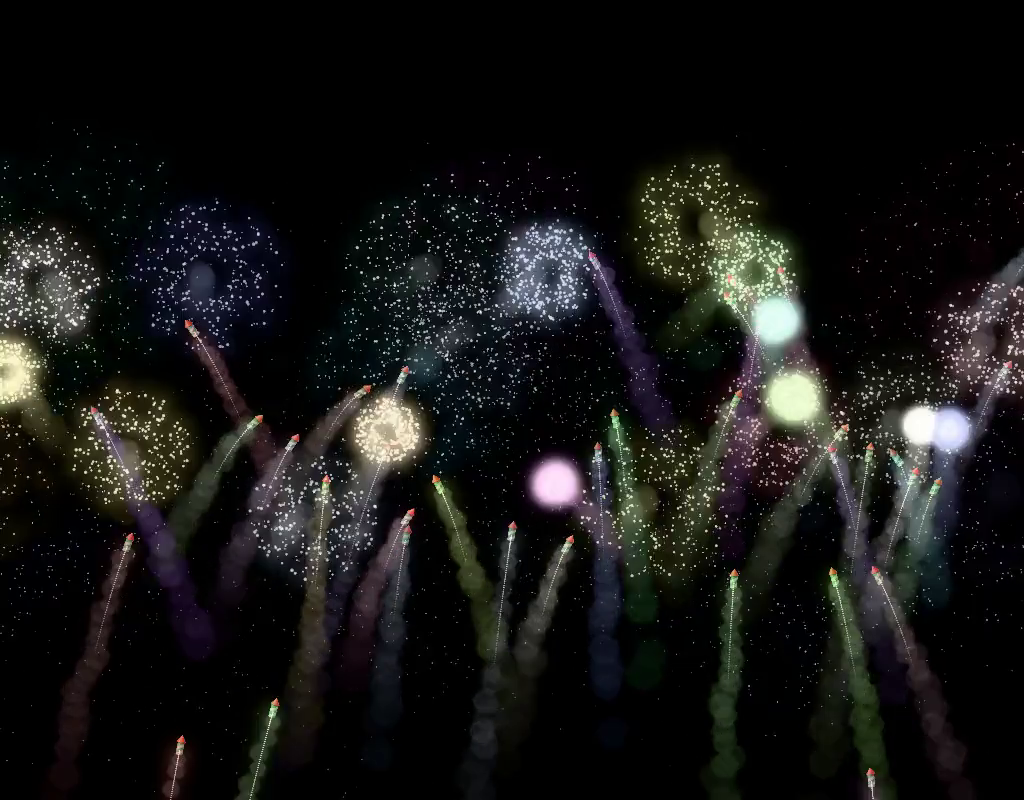
#> input picture tests/visual_baselines/bloom_kawase_4x.png, 1024 x 800 px, found by its file name; the run also reads 1 picture not shown here
$ python verify_baselines.py
#> lines starting #> are read from the running program, lines starting #| are printed output that depends on the picture; long printed decimals are rounded
#!/usr/bin/env python3
import os
import sys
import numpy as np
from PIL import Image
from skimage.metrics import structural_similarity as ssim
import concurrent.futures

CANDIDATES_DIR = "tests/visual_baselines/candidates"
BASELINES_DIR = "tests/visual_baselines"
ARTIFACTS_DIR = "tests/visual_baselines/artifacts"

PIXEL_DIFF_THRESHOLD_COUNT = 50
PIXEL_COLOR_DIFF_PERCENT = 0.05  # 5% of 255 = 12.75
SSIM_THRESHOLD = 0.999
CROSS_VAL_SSIM_MAX = 0.98


def run_self_calibration():
    path_kawase = os.path.join(BASELINES_DIR, "bloom_kawase_4x.png")
    path_gaussian = os.path.join(BASELINES_DIR, "bloom_gaussian_2x.png")

    if not os.path.exists(path_kawase) or not os.path.exists(path_gaussian):
        print("⚠️ Self-calibration skipped: baseline test images missing.")
        return

    img_k = np.array(Image.open(path_kawase).convert("RGB"))
#> img_k is the input picture: shape (800, 1024, 3); mean R, G, B 22.3, 22.3, 21.1
    img_g = np.array(Image.open(path_gaussian).convert("RGB"))
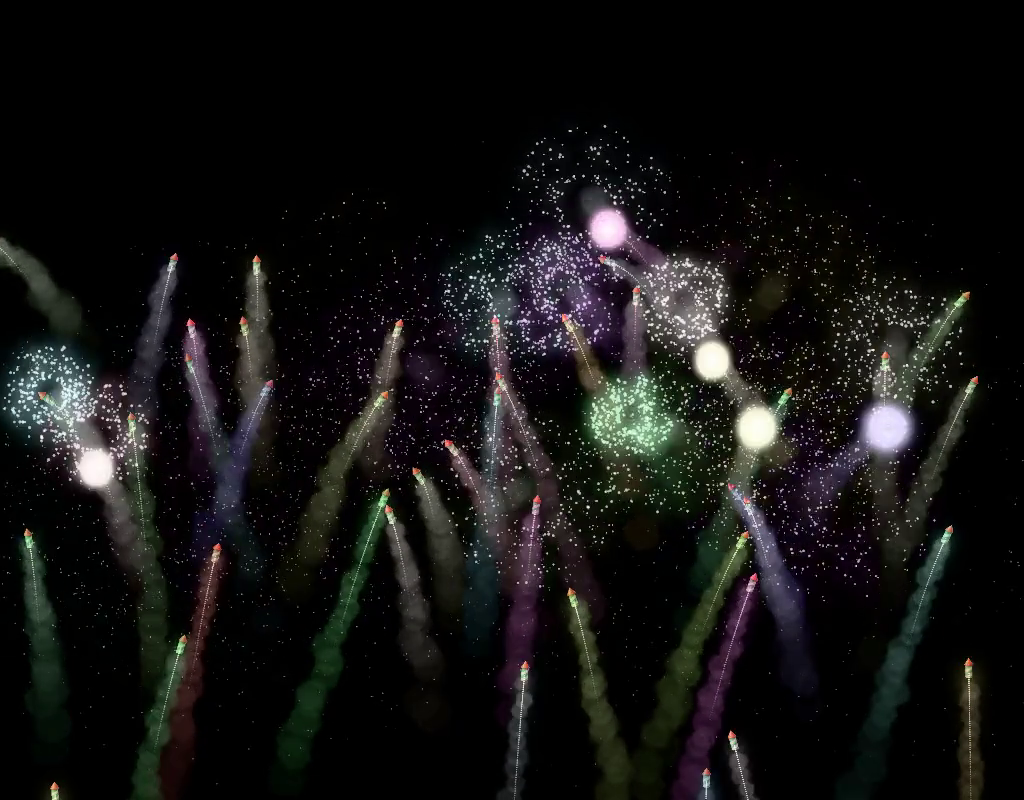
#> input picture tests/visual_baselines/bloom_gaussian_2x.png, 1024 x 800 px, found by its file name
#> img_g is the input picture: shape (800, 1024, 3); mean R, G, B 19.8, 19.4, 18.7

    score = ssim(img_k, img_g, channel_axis=2)
#> score = 0.377
    print(f"🧪 Self-Calibration Test: Kawase 4x vs Gaussian 2x SSIM = {score:.6f}")
#| 🧪 Self-Calibration Test: Kawase 4x vs Gaussian 2x SSIM = 0.3771
    if score > CROSS_VAL_SSIM_MAX:
        print(
            f"❌ Calibration Failure: Cannot distinguish Kawase from Gaussian (SSIM {score:.6f} > {CROSS_VAL_SSIM_MAX})!"
        )
        sys.exit(1)
    print("✅ Self-Calibration PASSED (Distinct visual signatures confirmed)")


def create_heatmap_diff(base_np, diff_mask, diff_path):
    base_dark = (base_np.astype(float) * 0.2).astype(np.uint8)
    heatmap_np = base_dark.copy()
    heatmap_np[diff_mask] = [255, 0, 0]
    Image.fromarray(heatmap_np).save(diff_path)


def evaluate_single_image(filename):
#> called with filename = 'bloom_disabled.png'
    cand_path = os.path.join(CANDIDATES_DIR, filename)
    base_path = os.path.join(BASELINES_DIR, filename)

    if not os.path.exists(base_path):
        return (
            filename,
            False,
            f"[FAIL: NO GOLDEN BASELINE] {filename} missing baseline in '{BASELINES_DIR}'",
        )

    try:
        cand_img = Image.open(cand_path).convert("RGB")
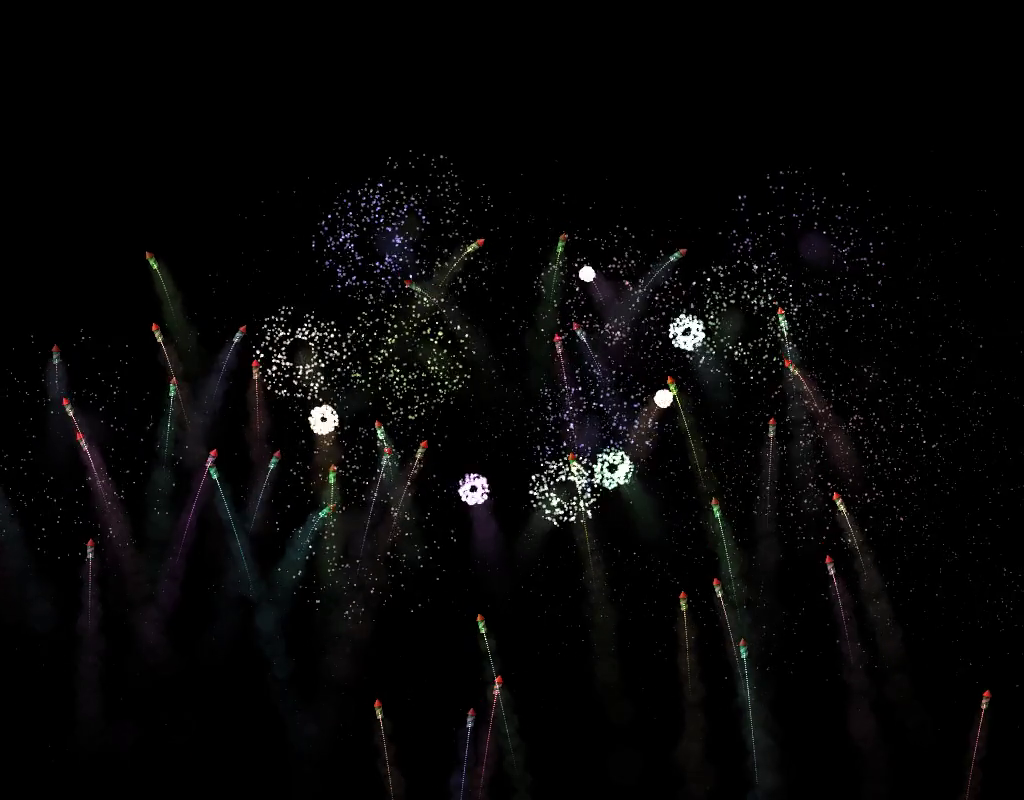
#> input picture tests/visual_baselines/candidates/bloom_disabled.png, 1024 x 800 px, found by its file name
#> cand_img is the input picture: PIL image 1024x800 RGB; mean R, G, B 7.2, 6.8, 6.9
        base_img = Image.open(base_path).convert("RGB")
    except Exception as e:
        return (filename, False, f"[FAIL: IMAGE LOAD ERROR] {filename}: {e}")

    if cand_img.size != base_img.size:
        return (
            filename,
            False,
            f"[FAIL: DIMENSION MISMATCH] {filename} (candidate: {cand_img.size}, baseline: {base_img.size})",
        )

    cand_np = np.array(cand_img)
    base_np = np.array(base_img)

    # Pass A: Strict Pixel Threshold
    channel_diffs = np.abs(cand_np.astype(float) - base_np.astype(float))
#> channel_diffs: shape (800, 1024, 3) float64; every value is 0
    max_pixel_diff = np.max(channel_diffs, axis=2)
#> max_pixel_diff: shape (800, 1024) float64; every value is 0
    diff_mask = max_pixel_diff > (255.0 * PIXEL_COLOR_DIFF_PERCENT)
#> diff_mask: shape (800, 1024) bool; every value is 0
    differing_pixel_count = np.sum(diff_mask)
#> differing_pixel_count = 0

    # Pass B: SSIM
    score_ssim = ssim(cand_np, base_np, channel_axis=2)
#> score_ssim = 1

    if differing_pixel_count > PIXEL_DIFF_THRESHOLD_COUNT:
        diff_filename = f"{os.path.splitext(filename)[0]}_diff.png"
        diff_path = os.path.join(ARTIFACTS_DIR, diff_filename)
        create_heatmap_diff(base_np, diff_mask, diff_path)
        return (
            filename,
            False,
            f"[FAIL: STRICT PIXEL THRESHOLD] {filename} ({differing_pixel_count} pixels differ by > 5% color distance > limit {PIXEL_DIFF_THRESHOLD_COUNT}) -> Heatmap saved to {diff_path}",
        )
    elif score_ssim < SSIM_THRESHOLD:
        diff_filename = f"{os.path.splitext(filename)[0]}_diff.png"
        diff_path = os.path.join(ARTIFACTS_DIR, diff_filename)
        create_heatmap_diff(base_np, diff_mask, diff_path)
        return (
            filename,
            False,
            f"[FAIL: SSIM THRESHOLD] {filename} (SSIM: {score_ssim:.6f} < threshold {SSIM_THRESHOLD}) -> Heatmap saved to {diff_path}",
        )
    else:
        return (
            filename,
            True,
            f"[PASS: DUAL-PASS VALIDATED] {filename} (SSIM: {score_ssim:.6f}, diff pixels: {differing_pixel_count})",
        )


def main():
    os.makedirs(ARTIFACTS_DIR, exist_ok=True)

    # 1. Level 3 FX Finesse: Self-Calibration Test (Sequential)
    run_self_calibration()

    if not os.path.exists(CANDIDATES_DIR):
        print(
            f"[FAIL: CRITICAL] Candidates directory '{CANDIDATES_DIR}' does not exist."
        )
        sys.exit(1)

    candidate_files = sorted(
        [f for f in os.listdir(CANDIDATES_DIR) if f.endswith(".png")]
    )
    if not candidate_files:
        print(f"[FAIL: CRITICAL] No candidate PNG files found in '{CANDIDATES_DIR}'.")
        sys.exit(1)

    print(
        f"\n🔍 Parallel Dual-Pass Evaluation: {len(candidate_files)} candidate(s) (Strict Pixel Threshold > {PIXEL_DIFF_THRESHOLD_COUNT} px @ 5%, SSIM >= {SSIM_THRESHOLD})..."
    )

    failed = False
    results = {}

    with concurrent.futures.ProcessPoolExecutor() as executor:
        future_to_file = {
            executor.submit(evaluate_single_image, f): f for f in candidate_files
        }
#> call 2 of evaluate_single_image, with filename = 'bloom_gaussian_1x.png'
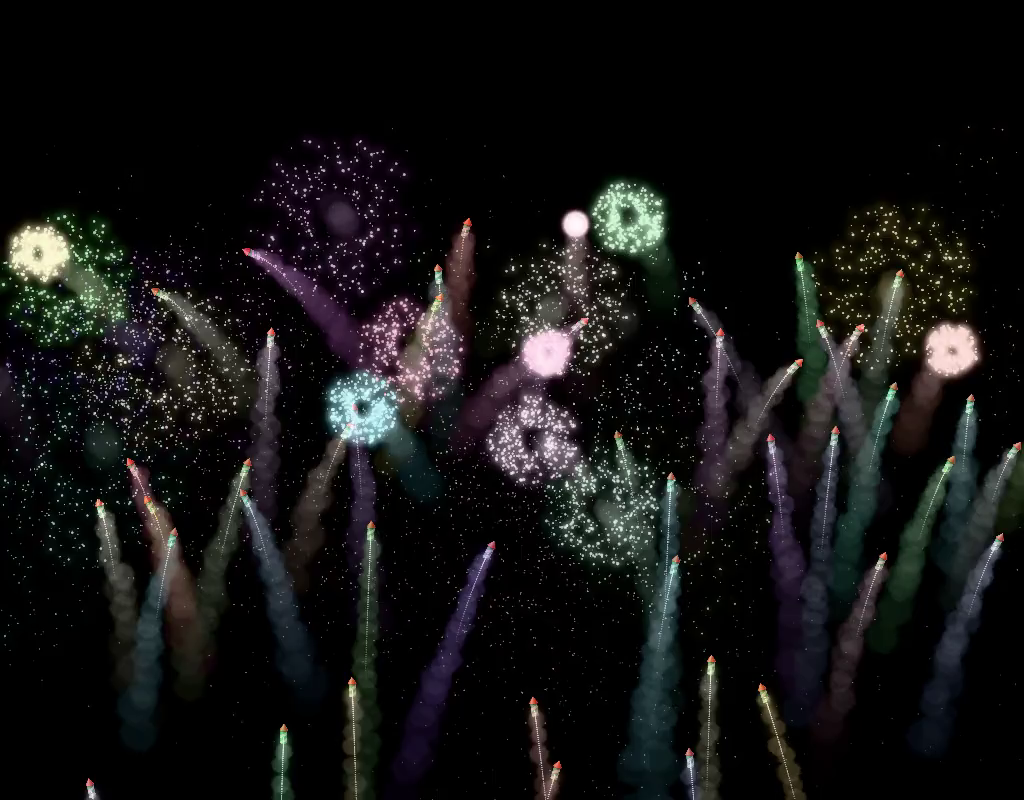
#> input picture tests/visual_baselines/candidates/bloom_gaussian_1x.png, 1024 x 800 px, found by its file name
#> in evaluate_single_image, cand_img is the input picture: PIL image 1024x800 RGB; mean R, G, B 20.2, 19.9, 19.8
#> future_to_file = 3 items
        for future in concurrent.futures.as_completed(future_to_file):
            filename = future_to_file[future]
            try:
                fname, passed, msg = future.result()
                results[fname] = (passed, msg)
            except Exception as e:
                results[filename] = (False, f"[FAIL: WORKER EXCEPTION] {filename}: {e}")
#> this loop made 3 passes
#> (filename, fname) on passes 1 to 3: ('bloom_disabled.png', 'bloom_disabled.png'), ('bloom_gaussian_2x.png', 'bloom_gaussian_2x.png'), ('bloom_gaussian_1x.png', 'bloom_gaussian_1x.png')
#> after the loop, results = 3 items

    for filename in candidate_files:
        passed, msg = results[filename]
        print(msg)
        if not passed:
            failed = True
#> this loop made 3 passes
#| [PASS: DUAL-PASS VALIDATED] bloom_disabled.png (SSIM: 1.000, diff pixels: 0)
#| [PASS: DUAL-PASS VALIDATED] bloom_gaussian_1x.png (SSIM: 1.000, diff pixels: 0)
#| [PASS: DUAL-PASS VALIDATED] bloom_gaussian_2x.png (SSIM: 1.000, diff pixels: 0)

    if failed:
        print("\n❌ Universal Hybrid Visual Regression Pipeline: FAILED")
        sys.exit(1)
    else:
        print("\n✅ Universal Hybrid Visual Regression Pipeline: PASSED")
        sys.exit(0)
#> (the program exits here)
